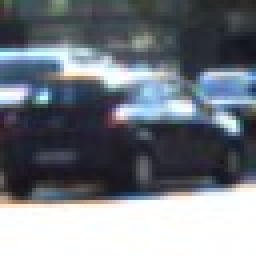
#> input picture images/vehicles_small/cars1/113.jpeg, 64 x 64 px (shown 4 times larger); its folder holds only this picture in this run
$ python get_hog.py
#> lines starting #> are read from the running program, lines starting #| are printed output that depends on the picture
import matplotlib.image as mpimg
import matplotlib.pyplot as plt
import numpy as np
import cv2
import glob
from skimage.feature import hog

# Read in our vehicles and non-vehicles
images = glob.glob('../images/vehicles_small/cars1/*.jpeg')
cars = []
notcars = []

for image in images:
    if 'extra' in image: # 'image' in image or
        notcars.append(image)
    else:
        cars.append(image)


# Define a function to return HOG features and visualization
def get_hog_features(img, orient, pix_per_cell, cell_per_block, vis=False, feature_vec=True):
    if vis == True:
        features, hog_image = hog(img, orientations=orient, pixels_per_cell=(pix_per_cell, pix_per_cell),
                                  cells_per_block=(cell_per_block, cell_per_block), transform_sqrt=False,
                                  visualise=True, feature_vector=False)
        return features, hog_image
    else:
        features = hog(img, orientations=orient, pixels_per_cell=(pix_per_cell, pix_per_cell),
                       cells_per_block=(cell_per_block, cell_per_block), transform_sqrt=False,
                       visualise=False, feature_vector=feature_vec)
        return features


# Generate a random index to look at a car image
ind = np.random.randint(0, len(cars))
# Read in the image
image = mpimg.imread(cars[ind])
#> image is the input picture: shape (64, 64, 3); mean R, G, B 116.6, 122.7, 130.6
gray = cv2.cvtColor(image, cv2.COLOR_RGB2GRAY)
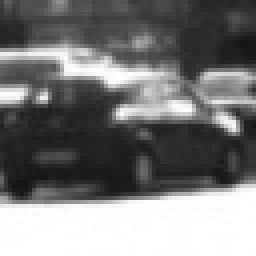
#> gray: shape (64, 64) (shown 4 times larger); min 19, max 255, mean 121.8
# Define HOG parameters
orient = 9
pix_per_cell = 8
cell_per_block = 2
# Call our function with vis=True to see an image output
features, hog_image = get_hog_features(gray, orient,
                                       pix_per_cell, cell_per_block,
                                       vis=True, feature_vec=False)
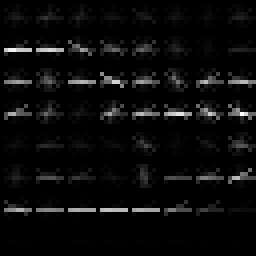
#> hog_image: shape (64, 64) float64 (shown 4 times larger); min 0, max 71.86, mean 3.1; drawn with min black and max white

# Plot the examples
fig = plt.figure()
plt.subplot(121)
plt.imshow(image, cmap='gray')
plt.title('Example Car Image')
plt.subplot(122)
plt.imshow(hog_image, cmap='gray')
plt.title('HOG Visualization')
plt.show()
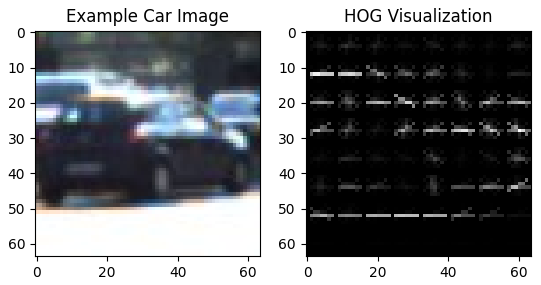
#> figure drawn by matplotlib, 2 panels

$ run again, on images/vehicles_small/cars1/142.jpeg
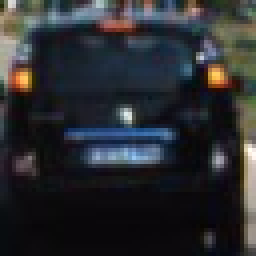
#> input picture images/vehicles_small/cars1/142.jpeg, 64 x 64 px (shown 4 times larger)
#> image is the input picture: shape (64, 64, 3); mean R, G, B 42.8, 44.5, 48
#> `features, hog_image = get_hog_features(gray, orient, pix_per_cell, cel..`:
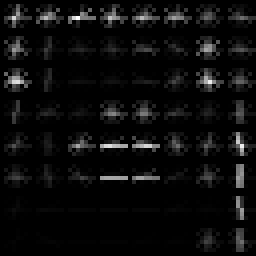
#> hog_image: shape (64, 64) float64 (shown 4 times larger); min 0, max 48.13, mean 2.3; drawn with min black and max white
#> `plt.show()`:
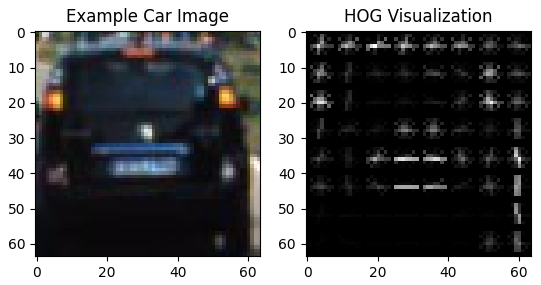
#> figure drawn by matplotlib, 2 panels

$ run again, on images/vehicles_small/cars1/147.jpeg
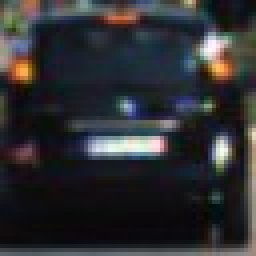
#> input picture images/vehicles_small/cars1/147.jpeg, 64 x 64 px (shown 4 times larger)
#> image is the input picture: shape (64, 64, 3); mean R, G, B 46.5, 47.2, 50.1
#> `features, hog_image = get_hog_features(gray, orient, pix_per_cell, cel..`:
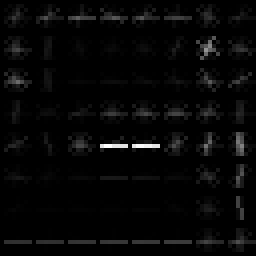
#> hog_image: shape (64, 64) float64 (shown 4 times larger); min 0, max 91.35, mean 2.5; drawn with min black and max white
#> `plt.show()`:
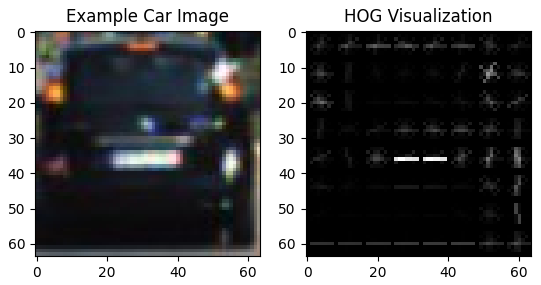
#> figure drawn by matplotlib, 2 panels

$ run again, on images/vehicles_small/cars1/161.jpeg
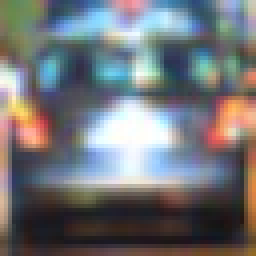
#> input picture images/vehicles_small/cars1/161.jpeg, 64 x 64 px (shown 4 times larger)
#> image is the input picture: shape (64, 64, 3); mean R, G, B 114.4, 116.4, 120.2
#> `features, hog_image = get_hog_features(gray, orient, pix_per_cell, cel..`:
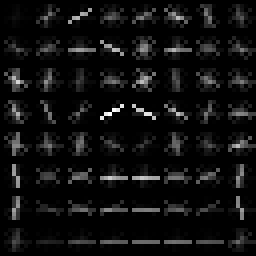
#> hog_image: shape (64, 64) float64 (shown 4 times larger); min 0, max 43.29, mean 2.7; drawn with min black and max white
#> `plt.show()`:
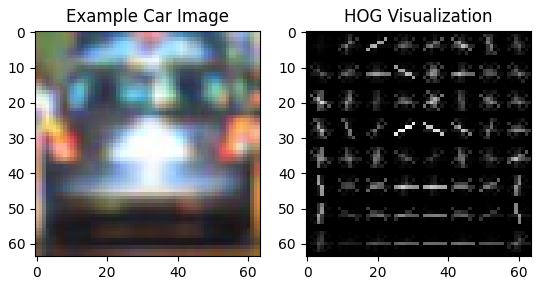
#> figure drawn by matplotlib, 2 panels

$ run again, on images/vehicles_small/cars1/114.jpeg
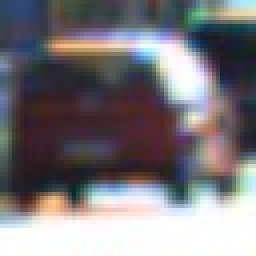
#> input picture images/vehicles_small/cars1/114.jpeg, 64 x 64 px (shown 4 times larger)
#> image is the input picture: shape (64, 64, 3); mean R, G, B 123.7, 120.3, 124.8
#> `features, hog_image = get_hog_features(gray, orient, pix_per_cell, cel..`:
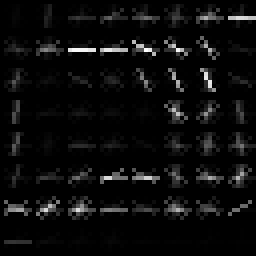
#> hog_image: shape (64, 64) float64 (shown 4 times larger); min 0, max 48.84, mean 2.3; drawn with min black and max white
#> `plt.show()`:
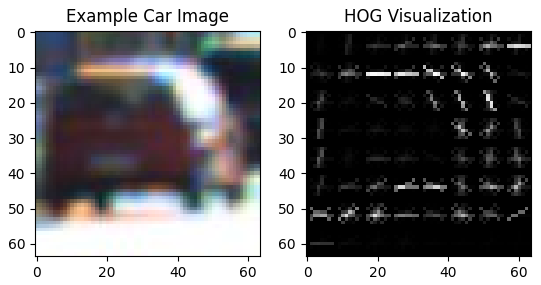
#> figure drawn by matplotlib, 2 panels
